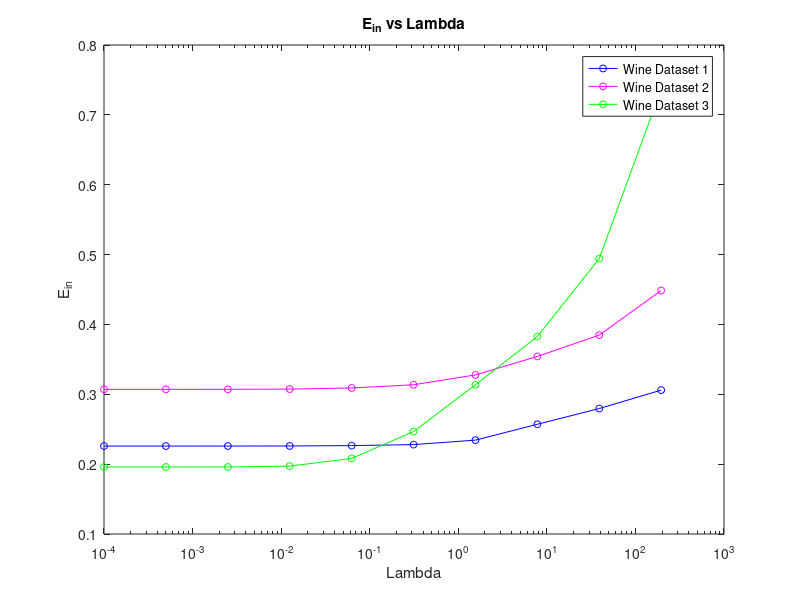
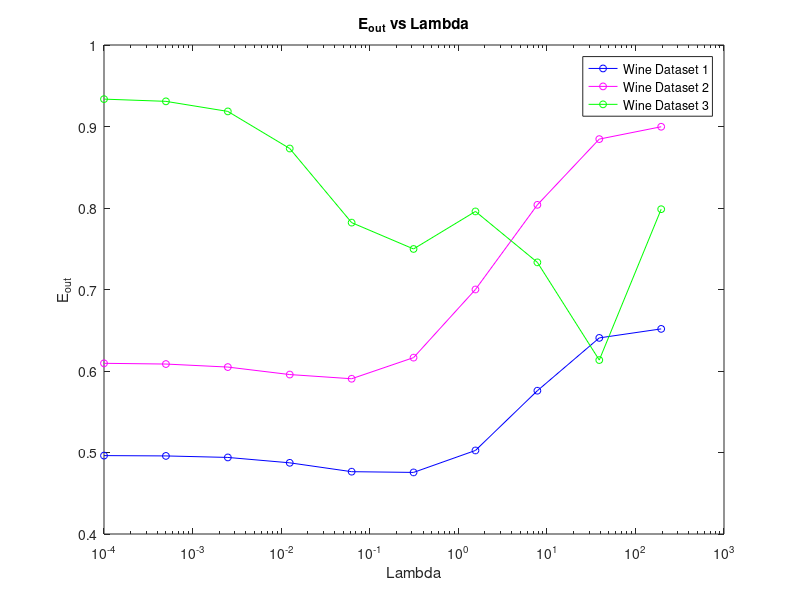
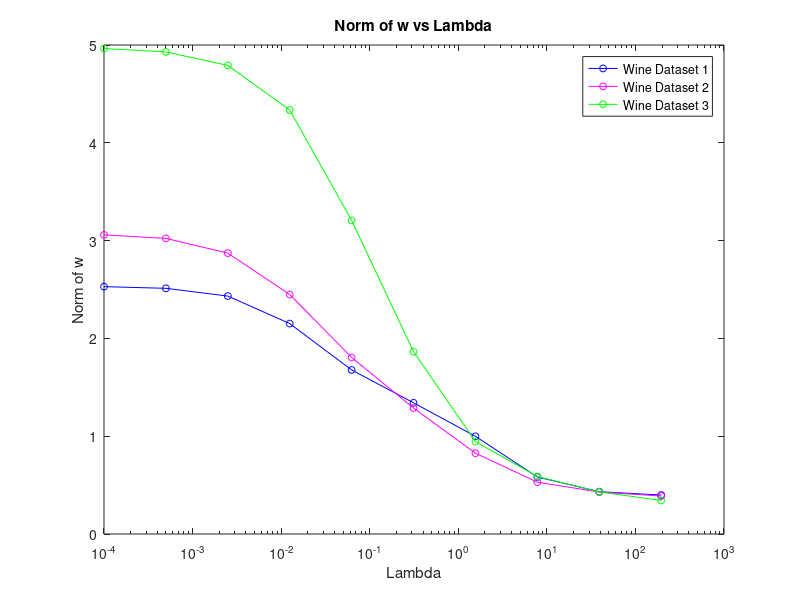

Source code (MATLAB) for these figures, in order:
fileID_train = fopen('wine_training1.txt', 'r');
formatSpec = '%f %f %f %f %f %f %f %f %f %f %f %f';
sizeA = [12 inf];
raw_train = fscanf(fileID_train, formatSpec, sizeA);
x_train1 = raw_train(1:11,:);
y_train1 = raw_train(12,:);
x_train1 = transpose(x_train1);
y_train1 = transpose(y_train1);

fileID_train = fopen('wine_training2.txt', 'r');
formatSpec = '%f %f %f %f %f %f %f %f %f %f %f %f';
sizeA = [12 inf];
raw_train = fscanf(fileID_train, formatSpec, sizeA);
x_train2 = raw_train(1:11,:);
y_train2 = raw_train(12,:);
x_train2 = transpose(x_train2);
y_train2 = transpose(y_train2);

fileID_train = fopen('wine_training3.txt', 'r');
formatSpec = '%f %f %f %f %f %f %f %f %f %f %f %f';
sizeA = [12 inf];
raw_train = fscanf(fileID_train, formatSpec, sizeA);
x_train3 = raw_train(1:11,:);
y_train3 = raw_train(12,:);
x_train3 = transpose(x_train3);
y_train3 = transpose(y_train3);

fileID_train = fopen('wine_testing.txt', 'r');
formatSpec = '%f %f %f %f %f %f %f %f %f %f %f %f';
sizeA = [12 inf];
raw_test = fscanf(fileID_train, formatSpec, sizeA);
x_test = raw_test(1:11,:);
y_test = raw_test(12,:);
x_test = transpose(x_test);
y_test = transpose(y_test);

a = ridge(y_train1, x_train1, [.0001, 195.3125], 1);
c = inv(x_train1.'*x_train1+eye(11)*.0001)*x_train1.'*y_train1;

lambda = [.0001, .0005, .0025, .0125, .0625, .3125, 1.5625, 7.815, 39.0625, 195.3125];
x_trains{1} = x_train1;
x_trains{2} = x_train2;
x_trains{3} = x_train3;
y_trains{1} = y_train1;
y_trains{2} = y_train2;
y_trains{3} = y_train3;
e_ins = [];
e_outs = [];
norms = [];
for i = 1:3
    x_train = x_trains{i};
    y_train = y_trains{i};
    e_in = [];
    e_out = [];
    norm_list = [];
    for n = 1:10
        b = inv(x_train'*x_train+eye(11)*lambda(n))*x_train'*y_train;
        my_norm = norm(b);
        norm_list = [norm_list, my_norm];
        e_in = [e_in, (1/(size(x_train, 1)))*(norm(x_train*b - y_train))^2];
        e_out = [e_out, (1/(size(x_test, 1)))*(norm(x_test*b - y_test))^2];
    end
    e_ins{i} = e_in;
    e_outs{i} = e_out;
    norms{i} = norm_list;
end

data = ['-bo'; '-mo'; '-go'];
celldata = cellstr(data);
figure(1)
for i = 1:3
    semilogx(lambda, e_ins{i}, celldata{i} , 'MarkerSize', 5);
    hold on
end
xlabel('Lambda');
ylabel('E_{in}');
title('E_{in} vs Lambda');
l = legend('Wine Dataset 1', 'Wine Dataset 2', 'Wine Dataset 3');

figure(2)
for i = 1:3
    semilogx(lambda, e_outs{i}, celldata{i} , 'MarkerSize', 5);
    hold on
end
xlabel('Lambda');
ylabel('E_{out}');
title('E_{out} vs Lambda');
l = legend('Wine Dataset 1', 'Wine Dataset 2', 'Wine Dataset 3');

figure(3)
for i = 1:3
    semilogx(lambda, norms{i}, celldata{i} , 'MarkerSize', 5);
    hold on
end
xlabel('Lambda');
ylabel('Norm of w');
title('Norm of w vs Lambda');
l = legend('Wine Dataset 1', 'Wine Dataset 2', 'Wine Dataset 3');


